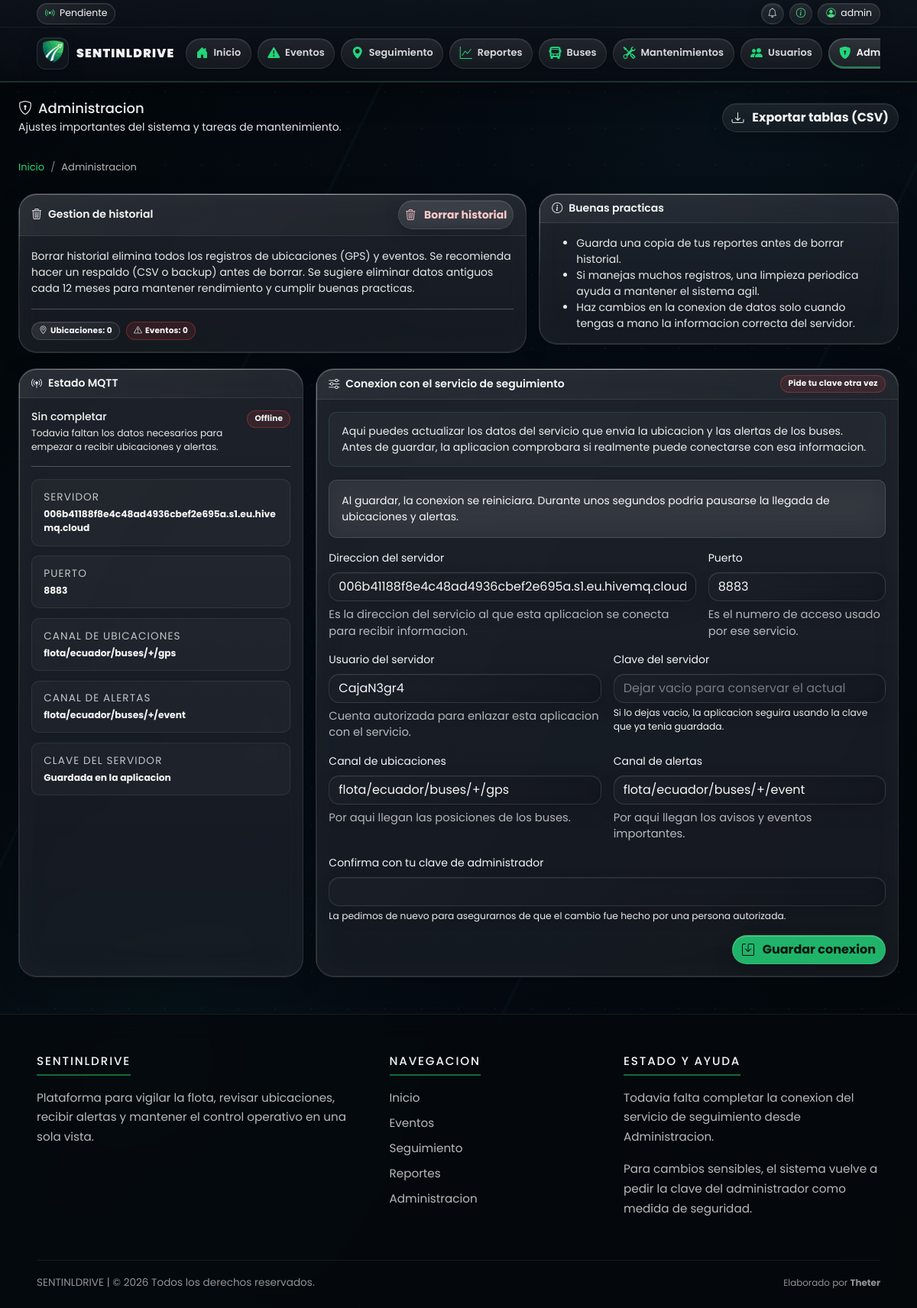
The page /admin (signed in) on the database its author committed.
### app/models/system_setting.py (models this page shows, shortened)
class SystemSetting(db.Model):
    __tablename__ = "system_setting"
    key = db.Column(db.String(80), primary_key=True)
    value = db.Column(db.Text, nullable=True)
    updated_at = db.Column(
        db.DateTime(timezone=True),
        default=ecuador_now,
        onupdate=ecuador_now,
        nullable=False,
    )
    @classmethod
    def get_value(cls, key: str, default=None):
        row = db.session.get(cls, key)
        if row is None or row.value in (None, ""):
            return default
        return row.value

### app/routes/admin.py (the view)
@admin_bp.route("/admin")
@require_admin
def admin_panel():
    return _render_admin_panel()

### app/routes/admin.py (called while the page is built)
def _admin_panel_context(mqtt_settings_override: dict | None = None) -> dict:
    total_events = Event.query.count()
    total_locations = Location.query.count()
    return {
        "total_events": total_events,
        "total_locations": total_locations,
        "mqtt_state": MQTT_STATE,
        "mqtt_settings": mqtt_settings_override or get_mqtt_form_defaults(current_app.config),
        "mqtt_runtime": get_runtime_mqtt_settings(current_app.config),
    }

def _render_admin_panel(mqtt_settings_override: dict | None = None, status_code: int = 200):
    return (
        render_template(
            "admin.html",
            **_admin_panel_context(mqtt_settings_override=mqtt_settings_override),
        ),
        status_code,
    )

### app/utils/time.py (called while the page is built)
def ecuador_now() -> datetime:
    return datetime.now(ECUADOR_TZ)

### app/templates/admin.html (shortened to what this page needs)
{% extends "base.html" %}
{% block content %}
<div class="d-flex align-items-center justify-content-between flex-wrap gap-2 mb-4">
    <div>
        <h2 class="mb-1"><i class="bi bi-shield-lock me-2"></i>Administracion</h2>
        <div class="text-muted">Ajustes importantes del sistema y tareas de mantenimiento.</div>
    </div>
    <div class="d-flex gap-2">
        <a class="btn btn-outline-secondary" href="{{ url_for('reports.download_tables') }}">
            <i class="bi bi-download me-1"></i> Exportar tablas (CSV)
        </a>
    </div>
</div>
<nav aria-label="breadcrumb" class="breadcrumb-nav">
    <ol class="breadcrumb">
        <li class="breadcrumb-item"><a href="{{ url_for('dashboard.dashboard') }}">Inicio</a></li>
        <li class="breadcrumb-item active" aria-current="page">Administracion</li>
    </ol>
</nav>
<div class="row g-3">
    <div class="col-12 col-xl-7">
        <div class="card">
            <div class="card-header d-flex align-items-center justify-content-between flex-wrap gap-2">
                <div class="fw-semibold"><i class="bi bi-trash3 me-2"></i>Gestion de historial</div>
                <button type="button" class="btn btn-danger btn-sm" data-bs-toggle="modal" data-bs-target="#purgeHistoryModal">
                    <i class="bi bi-trash3 me-1"></i> Borrar historial
                </button>
            </div>
            <div class="card-body">
                <div class="text-muted">
                    Borrar historial elimina todos los registros de ubicaciones (GPS) y eventos.
                    Se recomienda hacer un respaldo (CSV o backup) antes de borrar.
                    Se sugiere eliminar datos antiguos cada 12 meses para mantener rendimiento y cumplir buenas practicas.
                </div>
                <hr class="opacity-25">
                <div class="d-flex flex-wrap gap-2">
                    <span class="badge badge-soft"><i class="bi bi-geo-alt me-1"></i>Ubicaciones: {{ total_locations }}</span>
                    <span class="badge badge-danger-soft"><i class="bi bi-exclamation-triangle me-1"></i>Eventos: {{ total_events }}</span>
                </div>
            </div>
        </div>
    </div>
    <div class="col-12 col-xl-5">
        <div class="card">
            <div class="card-header fw-semibold"><i class="bi bi-info-circle me-2"></i>Buenas practicas</div>
            <div class="card-body">
                <ul class="mb-0 text-muted">
                    <li>Guarda una copia de tus reportes antes de borrar historial.</li>
                    <li>Si manejas muchos registros, una limpieza periodica ayuda a mantener el sistema agil.</li>
                    <li>Haz cambios en la conexion de datos solo cuando tengas a mano la informacion correcta del servidor.</li>
                </ul>
            </div>
        </div>
    </div>
</div>
<div class="row g-3 mt-1">
    <div class="col-12 col-xl-4">
        <div class="card h-100">
            <div class="card-header fw-semibold"><i class="bi bi-broadcast-pin me-2"></i>Estado MQTT</div>
            <div class="card-body">
                <div class="d-flex align-items-start justify-content-between">
                    <div>
                        {% if not mqtt_state.configuration_ready %}
                        <div class="h5 mb-1">Sin completar</div>
                        <div class="text-muted small">Todavia faltan los datos necesarios para empezar a recibir ubicaciones y alertas.</div>
                        {% elif mqtt_state.connected %}
                        <div class="h5 mb-1">Recibiendo datos</div>
                        <div class="text-muted small">La conexion con el servidor esta activa y lista para trabajar.</div>
                        {% else %}
                        <div class="h5 mb-1">Sin comunicacion</div>
                        <div class="text-muted small">La aplicacion intentara reconectarse automaticamente.</div>
                        {% endif %}
                    </div>
                    <span class="badge {% if mqtt_state.connected %}badge-soft{% else %}badge-danger-soft{% endif %}">
                        {% if mqtt_state.connected %}Online{% else %}Offline{% endif %}
                    </span>
                </div>
                <hr class="opacity-25">
                <div class="status-list small">
                    <div class="status-row">
                        <div>
                            <span class="status-row-label">Servidor</span>
                            <span class="status-row-value">{{ mqtt_runtime.broker or 'Aun no definido' }}</span>
                        </div>
                    </div>
                    <div class="status-row">
                        <div>
                            <span class="status-row-label">Puerto</span>
                            <span class="status-row-value">{{ mqtt_runtime.port or 'No disponible' }}</span>
                        </div>
                    </div>
                    <div class="status-row">
                        <div>
                            <span class="status-row-label">Canal de ubicaciones</span>
                            <span class="status-row-value">{{ mqtt_runtime.topic_gps or 'Aun no definido' }}</span>
                        </div>
                    </div>
                    <div class="status-row">
                        <div>
                            <span class="status-row-label">Canal de alertas</span>
                            <span class="status-row-value">{{ mqtt_runtime.topic_event or 'Aun no definido' }}</span>
                        </div>
                    </div>
                    <div class="status-row">
                        <div>
                            <span class="status-row-label">Clave del servidor</span>
                            <span class="status-row-value">{% if mqtt_settings.mqtt_password_saved %}Guardada en la aplicacion{% elif mqtt_settings.mqtt_password_available %}Disponible por respaldo{% else %}Aun pendiente{% endif %}</span>
                        </div>
                    </div>
                </div>
            </div>
        </div>
    </div>
    <div class="col-12 col-xl-8">
        <div class="card settings-panel">
            <div class="card-header d-flex align-items-center justify-content-between flex-wrap gap-2">
                <div class="fw-semibold"><i class="bi bi-sliders me-2"></i>Conexion con el servicio de seguimiento</div>
                <span class="badge badge-danger-soft">Pide tu clave otra vez</span>
            </div>
            <div class="card-body">
                <div class="settings-intro">
                    Aqui puedes actualizar los datos del servicio que envia la ubicacion y las alertas de los buses. Antes de guardar, la aplicacion comprobara si realmente puede conectarse con esa informacion.
                </div>
                <div class="alert alert-warning" role="alert">
                    Al guardar, la conexion se reiniciara. Durante unos segundos podria pausarse la llegada de ubicaciones y alertas.
                </div>
                <form action="{{ url_for('admin.update_mqtt_settings') }}" method="POST">
                    <div class="row g-3">
                        <div class="col-md-8">
                            <label class="form-label">Direccion del servidor</label>
                            <input type="text" name="mqtt_broker" class="form-control" required value="{{ mqtt_settings.mqtt_broker }}">
                            <div class="field-explain">Es la direccion del servicio al que esta aplicacion se conecta para recibir informacion.</div>
                        </div>
                        <div class="col-md-4">
                            <label class="form-label">Puerto</label>
                            <input type="number" name="mqtt_port" class="form-control" min="1" required value="{{ mqtt_settings.mqtt_port }}">
                            <div class="field-explain">Es el numero de acceso usado por ese servicio.</div>
                        </div>
                        <div class="col-md-6">
                            <label class="form-label">Usuario del servidor</label>
                            <input type="text" name="mqtt_username" class="form-control" required value="{{ mqtt_settings.mqtt_username }}">
                            <div class="field-explain">Cuenta autorizada para enlazar esta aplicacion con el servicio.</div>
                        </div>
                        <div class="col-md-6">
                            <label class="form-label">Clave del servidor</label>
                            <input type="password" name="mqtt_password" class="form-control" autocomplete="new-password" placeholder="{% if mqtt_settings.mqtt_password_available %}Dejar vacio para conservar el actual{% else %}Ingresa el password del broker{% endif %}">
                            <div class="form-text">
                                {% if mqtt_settings.mqtt_password_available %}
                                Si lo dejas vacio, la aplicacion seguira usando la clave que ya tenia guardada.
                                {% else %}
                                Este dato es obligatorio para completar la conexion.
                                {% endif %}
                            </div>
                        </div>
                        <div class="col-md-6">
                            <label class="form-label">Canal de ubicaciones</label>
                            <input type="text" name="mqtt_topic_gps" class="form-control" required value="{{ mqtt_settings.mqtt_topic_gps }}">
                            <div class="field-explain">Por aqui llegan las posiciones de los buses.</div>
                        </div>
                        <div class="col-md-6">
                            <label class="form-label">Canal de alertas</label>
                            <input type="text" name="mqtt_topic_event" class="form-control" required value="{{ mqtt_settings.mqtt_topic_event }}">
                            <div class="field-explain">Por aqui llegan los avisos y eventos importantes.</div>
                        </div>
                        <div class="col-12">
                            <label class="form-label">Confirma con tu clave de administrador</label>
                            <input type="password" name="admin_password" class="form-control" autocomplete="current-password" required>
                            <div class="form-text">La pedimos de nuevo para asegurarnos de que el cambio fue hecho por una persona autorizada.</div>
                        </div>
                        <div class="col-12 d-flex justify-content-end">
                            <button type="submit" class="btn btn-primary">
                                <i class="bi bi-save me-1"></i> Guardar conexion
                            </button>
                        </div>
                    </div>
                </form>
            </div>
        </div>
    </div>
</div>
{% endblock %}

### static/css/theme.css (style rules this page uses)
:root, :root[data-theme="glass-dark"] { --bg-base: #060b12; --bg-main: var(--bg-base); --bg-surface: rgba(18, 22, 30, 0.58); --bg-surface-strong: rgba(20, 24, 32, 0.68); --glass-bg: rgba(18, 22, 30, 0.58); --glass-bg-strong: rgba(20, 24, 32, 0.68); --glass-border: rgba(255, 255, 255, 0.10); --glass-border-strong: rgba(255, 255, 255, 0.16); --glass-highlight: rgba(255, 255, 255, 0.08); --glass-shadow: rgba(0, 0, 0, 0.34); --line-soft: rgba(255, 255, 255, 0.08); --line-bright: rgba(255, 255, 255, 0.18); --text-primary: rgba(255, 255, 255, 0.96); --text-secondary: rgba(255, 255, 255, 0.74); --text-muted: rgba(255, 255, 255, 0.52); --accent-green: #22d67a; --accent-green-soft: rgba(34, 214, 122, 0.18); --accent-cyan: #42d7ff; --accent-cyan-soft: rgba(66, 215, 255, 0.16); --accent: var(--accent-green); --accent-soft: var(--accent-green-soft); --success: #22d67a; --warning: #ffb020; --danger: #ff5f6d; --info: #42d7ff; --chart-grid: rgba(255, 255, 255, 0.10); --chart-text: rgba(255, 255, 255, 0.78); --shadow-soft: 0 22px 56px rgba(0, 0, 0, 0.34); --radius-sm: 10px; --radius-md: 14px; --radius-lg: 18px; --radius-xl: 24px; --transition-fast: 150ms ease; --transition-normal: 240ms ease; --header-height: 64px; --nav-height: 58px; --logo-size-navbar: 42px; --logo-size-compact: 36px; --background: var(--bg-main); --card-background: var(--bg-surface); --border-color: var(--glass-border); --accent-color: var(--accent); --success-color: var(--success); --warning-color: var(--warning); --danger-color: var(--danger); --chart-grid-color: var(--chart-grid); --chart-text-color: var(--chart-text); --bg: var(--bg-main); --surface: var(--bg-surface); --text: var(--text-primary); --muted: var(--text-secondary); --border: var(--glass-border); --border-2: rgba(255, 255, 255, 0.16); --border-accent: rgba(34, 214, 122, 0.46); --shadow: 0 28px 72px rgba(0, 0, 0, 0.44); }
html[data-theme="glass-dark"] { color-scheme: dark; }
html[data-theme="glass-dark"], html[data-theme="glass-dark"] body { min-height: 100%; background: radial-gradient(circle at 12% 8%, rgba(34, 214, 122, 0.12), transparent 28rem), radial-gradient(circle at 86% 12%, rgba(66, 215, 255, 0.11), transparent 24rem), linear-gradient(145deg, #02060a 0%, #061019 42%, #0f1724 100%); color: var(--text-primary); }
html[data-theme="glass-dark"] body { position: relative; isolation: isolate; }
html[data-theme="glass-dark"] body::before, html[data-theme="glass-dark"] body::after { content: ""; position: fixed; inset: 0; pointer-events: none; z-index: -2; }
html[data-theme="glass-dark"] body::before { background: radial-gradient(circle, rgba(34, 214, 122, 0.18) 1px, transparent 1.6px) 0 0 / 46px 46px, linear-gradient(120deg, rgba(34, 214, 122, 0.055), transparent 28%), linear-gradient(300deg, rgba(66, 215, 255, 0.045), transparent 32%); opacity: 0.5; }
html[data-theme="glass-dark"] body::after { background: linear-gradient(115deg, transparent 0 26%, rgba(34, 214, 122, 0.09) 26.2%, transparent 26.45% 62%, rgba(66, 215, 255, 0.06) 62.2%, transparent 62.45%), radial-gradient(circle at 72% 72%, rgba(34, 214, 122, 0.11), transparent 18rem); opacity: 0.36; z-index: -1; }

### rows shown on the page
SystemSetting: value "006b41188f8e4c48ad4936cbef2e695a.s1.eu.hivemq.cloud", mqtt_broker "006b41188f8e4c48ad4936cbef2e695a.s1.eu.hivemq.cloud"
SystemSetting: value "flota/ecuador/buses/+/gps", mqtt_topic_gps "flota/ecuador/buses/+/gps"
SystemSetting: value "flota/ecuador/buses/+/event", mqtt_topic_event "flota/ecuador/buses/+/event"
SystemSetting: mqtt_username "CajaN3gr4"

### other values the page prints
{{ session.get('user') or 'Invitado' }} "admin"
{{ total_locations }} "0"
{{ total_events }} "0"
{{ mqtt_runtime.port or 'No disponible' }} "8883"
{{ current_year }} "2026"
